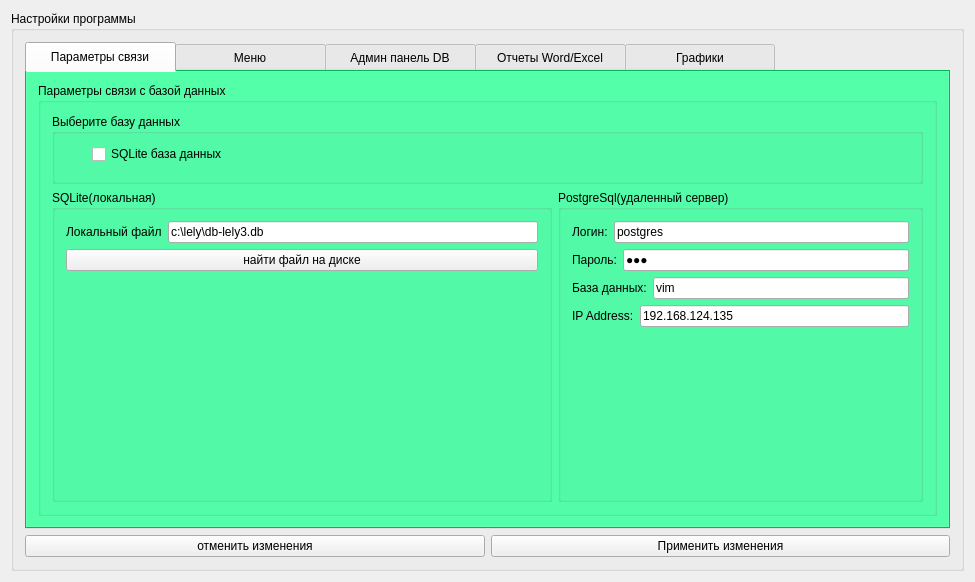
<?xml version="1.0" encoding="UTF-8"?>
<ui version="4.0">
 <class>mainWidget</class>
 <widget class="QWidget" name="mainWidget">
  <property name="geometry">
   <rect>
    <x>0</x>
    <y>0</y>
    <width>975</width>
    <height>582</height>
   </rect>
  </property>
  <property name="windowTitle">
   <string>mainWidget</string>
  </property>
  <layout class="QHBoxLayout" name="horizontalLayout_5">
   <item>
    <widget class="QGroupBox" name="groupBox_4">
     <property name="title">
      <string>Настройки программы</string>
     </property>
     <layout class="QVBoxLayout" name="verticalLayout_7">
      <item>
       <widget class="QTabWidget" name="tabWidget_2">
        <property name="styleSheet">
         <string notr="true">QTabWidget
{
   background-color:rgb(0,255,128);
}

QTabWidget:tab-bar
{
    alignment: center;
}

QTabBar:tab
{
   width: 150px;   
   height: 30px;
}

QTabBar:selected
{
    background-color:rgb(0,255,128);
    color.rgb(0,255,128);
}


QTabBar:tab:!selected
{     
    color.rgb(0,255,128);
}


QTabBar:tab:!selected:hover
{ 
    background-color:rgb(0,255,128);
    color.rgb(0,255,128);
}


</string>
        </property>
        <property name="currentIndex">
         <number>0</number>
        </property>
        <widget class="QWidget" name="tab_2">
         <attribute name="title">
          <string>Параметры связи</string>
         </attribute>
         <layout class="QHBoxLayout" name="horizontalLayout_13">
          <item>
           <widget class="QGroupBox" name="groupBox_5">
            <property name="enabled">
             <bool>true</bool>
            </property>
            <property name="title">
             <string>Параметры связи с базой данных</string>
            </property>
            <layout class="QVBoxLayout" name="verticalLayout_8">
             <item>
              <widget class="QGroupBox" name="groupBox_12">
               <property name="sizePolicy">
                <sizepolicy hsizetype="Preferred" vsizetype="Fixed">
                 <horstretch>0</horstretch>
                 <verstretch>0</verstretch>
                </sizepolicy>
               </property>
               <property name="minimumSize">
                <size>
                 <width>0</width>
                 <height>70</height>
                </size>
               </property>
               <property name="title">
                <string>Выберите базу данных</string>
               </property>
               <widget class="QCheckBox" name="checkBox">
                <property name="geometry">
                 <rect>
                  <x>40</x>
                  <y>30</y>
                  <width>281</width>
                  <height>20</height>
                 </rect>
                </property>
                <property name="text">
                 <string>SQLite база данных</string>
                </property>
                <property name="checked">
                 <bool>false</bool>
                </property>
               </widget>
              </widget>
             </item>
             <item>
              <layout class="QHBoxLayout" name="horizontalLayout_9">
               <item>
                <widget class="QGroupBox" name="groupBox_db_sqlite">
                 <property name="minimumSize">
                  <size>
                   <width>500</width>
                   <height>0</height>
                  </size>
                 </property>
                 <property name="title">
                  <string>SQLite(локальная)</string>
                 </property>
                 <layout class="QVBoxLayout" name="verticalLayout_6">
                  <item>
                   <layout class="QHBoxLayout" name="horizontalLayout_7">
                    <item>
                     <widget class="QLabel" name="userLabel_3">
                      <property name="text">
                       <string>Локальный файл</string>
                      </property>
                     </widget>
                    </item>
                    <item>
                     <widget class="QLineEdit" name="lineEdit_db_sqlite_file">
                      <property name="text">
                       <string>c:\lely\db-lely3.db</string>
                      </property>
                      <property name="placeholderText">
                       <string/>
                      </property>
                     </widget>
                    </item>
                   </layout>
                  </item>
                  <item>
                   <widget class="QPushButton" name="pushButton_3">
                    <property name="text">
                     <string>найти файл на диске</string>
                    </property>
                   </widget>
                  </item>
                  <item>
                   <spacer name="verticalSpacer">
                    <property name="orientation">
                     <enum>Qt::Vertical</enum>
                    </property>
                    <property name="sizeHint" stdset="0">
                     <size>
                      <width>20</width>
                      <height>356</height>
                     </size>
                    </property>
                   </spacer>
                  </item>
                 </layout>
                </widget>
               </item>
               <item>
                <widget class="QGroupBox" name="groupBox_db_pg">
                 <property name="title">
                  <string>PostgreSql(удаленный сервер)</string>
                 </property>
                 <layout class="QVBoxLayout" name="verticalLayout_4">
                  <item>
                   <layout class="QHBoxLayout" name="horizontalLayout_8">
                    <item>
                     <widget class="QLabel" name="userLabel_2">
                      <property name="text">
                       <string>Логин:</string>
                      </property>
                     </widget>
                    </item>
                    <item>
                     <widget class="QLineEdit" name="lineEdit_db_pg_login">
                      <property name="text">
                       <string>postgres</string>
                      </property>
                      <property name="placeholderText">
                       <string/>
                      </property>
                     </widget>
                    </item>
                   </layout>
                  </item>
                  <item>
                   <layout class="QHBoxLayout" name="horizontalLayout_10">
                    <item>
                     <widget class="QLabel" name="passwordLabel_2">
                      <property name="text">
                       <string>Пароль:</string>
                      </property>
                     </widget>
                    </item>
                    <item>
                     <widget class="QLineEdit" name="lineEdit_db_pg_password">
                      <property name="inputMask">
                       <string/>
                      </property>
                      <property name="text">
                       <string>000</string>
                      </property>
                      <property name="echoMode">
                       <enum>QLineEdit::Password</enum>
                      </property>
                      <property name="placeholderText">
                       <string/>
                      </property>
                     </widget>
                    </item>
                   </layout>
                  </item>
                  <item>
                   <layout class="QHBoxLayout" name="horizontalLayout_11">
                    <item>
                     <widget class="QLabel" name="databaseLabel_2">
                      <property name="text">
                       <string>База данных:</string>
                      </property>
                     </widget>
                    </item>
                    <item>
                     <widget class="QLineEdit" name="lineEdit_db_pg_name">
                      <property name="text">
                       <string>vim</string>
                      </property>
                      <property name="placeholderText">
                       <string/>
                      </property>
                     </widget>
                    </item>
                   </layout>
                  </item>
                  <item>
                   <layout class="QHBoxLayout" name="horizontalLayout_12">
                    <item>
                     <widget class="QLabel" name="hostLabel_2">
                      <property name="text">
                       <string>IP Address:</string>
                      </property>
                     </widget>
                    </item>
                    <item>
                     <widget class="QLineEdit" name="linerEdit_db_pg_host">
                      <property name="text">
                       <string>192.168.124.135</string>
                      </property>
                      <property name="placeholderText">
                       <string>localhost</string>
                      </property>
                     </widget>
                    </item>
                   </layout>
                  </item>
                  <item>
                   <spacer name="verticalSpacer_2">
                    <property name="orientation">
                     <enum>Qt::Vertical</enum>
                    </property>
                    <property name="sizeHint" stdset="0">
                     <size>
                      <width>20</width>
                      <height>40</height>
                     </size>
                    </property>
                   </spacer>
                  </item>
                 </layout>
                </widget>
               </item>
              </layout>
             </item>
            </layout>
           </widget>
          </item>
         </layout>
        </widget>
        <widget class="QWidget" name="tab_3">
         <attribute name="title">
          <string>Меню</string>
         </attribute>
         <layout class="QHBoxLayout" name="horizontalLayout_6">
          <item>
           <widget class="QGroupBox" name="groupBox_7">
            <property name="title">
             <string>Добавление/удаление пунктов меню(XML)</string>
            </property>
            <layout class="QVBoxLayout" name="verticalLayout_5">
             <item>
              <widget class="QTextEdit" name="textEdit">
               <property name="documentTitle">
                <string/>
               </property>
               <property name="placeholderText">
                <string/>
               </property>
              </widget>
             </item>
            </layout>
           </widget>
          </item>
         </layout>
        </widget>
        <widget class="QWidget" name="tab_4">
         <attribute name="title">
          <string>Админ панель DB</string>
         </attribute>
         <layout class="QHBoxLayout" name="horizontalLayout_3">
          <item>
           <widget class="QGroupBox" name="groupBox">
            <property name="maximumSize">
             <size>
              <width>300</width>
              <height>16777215</height>
             </size>
            </property>
            <property name="title">
             <string>Дерево базы данных</string>
            </property>
            <layout class="QVBoxLayout" name="verticalLayout">
             <item>
              <widget class="QTreeView" name="treeView">
               <property name="maximumSize">
                <size>
                 <width>30000</width>
                 <height>16777215</height>
                </size>
               </property>
              </widget>
             </item>
            </layout>
           </widget>
          </item>
          <item>
           <layout class="QVBoxLayout" name="verticalLayout_2">
            <item>
             <widget class="QGroupBox" name="groupBox_3">
              <property name="title">
               <string>Выберите действие</string>
              </property>
              <layout class="QHBoxLayout" name="horizontalLayout_2">
               <item>
                <layout class="QHBoxLayout" name="horizontalLayout"/>
               </item>
              </layout>
             </widget>
            </item>
            <item>
             <widget class="QGroupBox" name="groupBox_2">
              <property name="title">
               <string>Таблицы данных</string>
              </property>
              <layout class="QVBoxLayout" name="verticalLayout_3">
               <item>
                <widget class="QTabWidget" name="tabWidget">
                 <property name="currentIndex">
                  <number>0</number>
                 </property>
                 <widget class="QWidget" name="tab">
                  <attribute name="title">
                   <string>Tab 1</string>
                  </attribute>
                 </widget>
                </widget>
               </item>
              </layout>
             </widget>
            </item>
           </layout>
          </item>
         </layout>
        </widget>
        <widget class="QWidget" name="tab_5">
         <attribute name="title">
          <string>Отчеты Word/Excel</string>
         </attribute>
         <layout class="QHBoxLayout" name="horizontalLayout_14">
          <item>
           <widget class="QGroupBox" name="groupBox_9">
            <property name="title">
             <string>MS Word</string>
            </property>
            <widget class="QLabel" name="label">
             <property name="geometry">
              <rect>
               <x>10</x>
               <y>26</y>
               <width>229</width>
               <height>16</height>
              </rect>
             </property>
             <property name="text">
              <string>Укажите путь к шаблону Word документа</string>
             </property>
            </widget>
            <widget class="QLineEdit" name="lineEdit">
             <property name="geometry">
              <rect>
               <x>10</x>
               <y>50</y>
               <width>133</width>
               <height>22</height>
              </rect>
             </property>
            </widget>
           </widget>
          </item>
          <item>
           <widget class="QGroupBox" name="groupBox_10">
            <property name="title">
             <string>MS Excel</string>
            </property>
            <widget class="QLabel" name="label_2">
             <property name="geometry">
              <rect>
               <x>30</x>
               <y>30</y>
               <width>231</width>
               <height>16</height>
              </rect>
             </property>
             <property name="text">
              <string>Укажите путь к шаблону Excel документа</string>
             </property>
            </widget>
            <widget class="QLineEdit" name="lineEdit_2">
             <property name="geometry">
              <rect>
               <x>30</x>
               <y>60</y>
               <width>231</width>
               <height>22</height>
              </rect>
             </property>
            </widget>
           </widget>
          </item>
         </layout>
        </widget>
        <widget class="QWidget" name="tab_6">
         <attribute name="title">
          <string>Графики</string>
         </attribute>
         <layout class="QHBoxLayout" name="horizontalLayout_15">
          <item>
           <widget class="QGroupBox" name="groupBox_11">
            <property name="title">
             <string>Настройки</string>
            </property>
           </widget>
          </item>
         </layout>
        </widget>
       </widget>
      </item>
      <item>
       <layout class="QHBoxLayout" name="horizontalLayout_4">
        <item>
         <widget class="QPushButton" name="pushButton">
          <property name="text">
           <string>отменить изменения</string>
          </property>
         </widget>
        </item>
        <item>
         <widget class="QPushButton" name="pushButton_2">
          <property name="text">
           <string>Применить изменения</string>
          </property>
         </widget>
        </item>
       </layout>
      </item>
     </layout>
    </widget>
   </item>
  </layout>
 </widget>
 <layoutdefault spacing="6" margin="11"/>
 <resources/>
 <connections/>
</ui>
